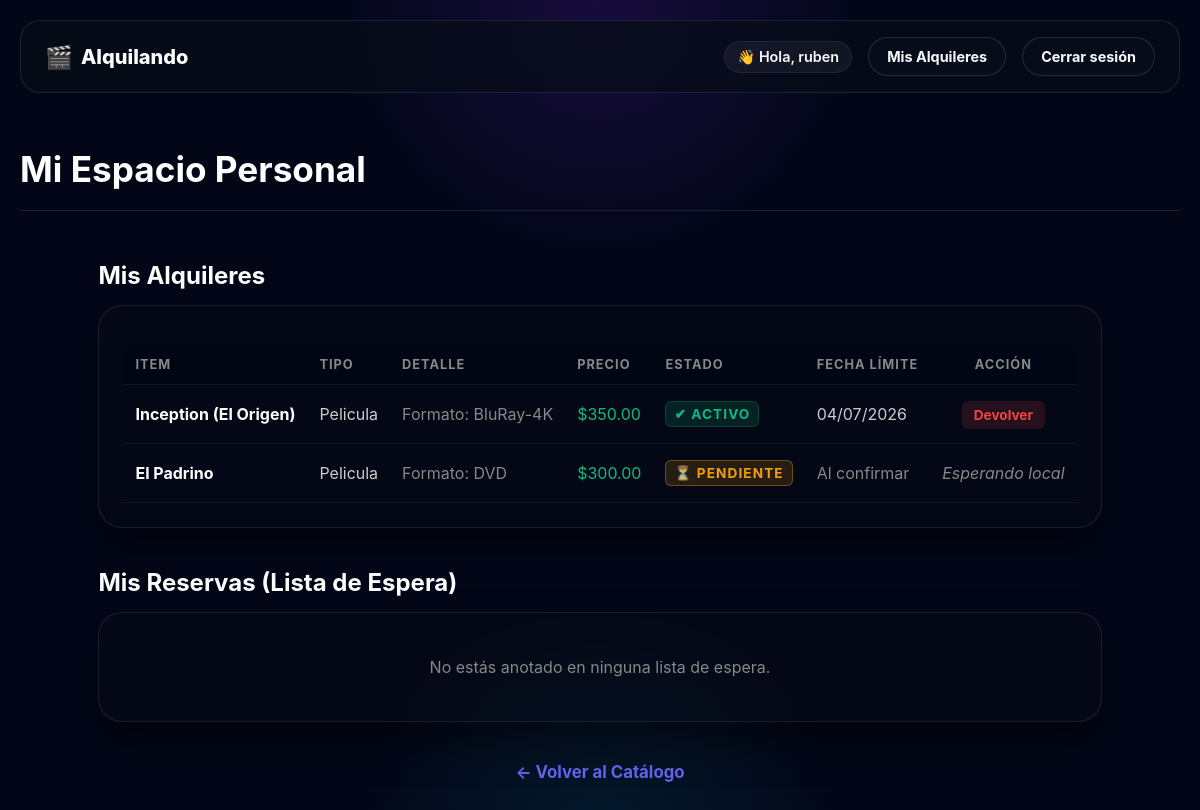
The page /mis-alquileres (signed in) on the database its author committed.
### app.py (models this page shows, shortened)
class Usuario(db.Model):
    __tablename__ = 'usuarios'
    id = db.Column(db.Integer, primary_key=True)
    nombre = db.Column(db.String(100), nullable=False)
    email = db.Column(db.String(100), unique=True, nullable=False)
    password = db.Column(db.String(100), nullable=False)
    rol = db.Column(db.String(20), default='cliente')
    bloqueado = db.Column(db.Boolean, default=False)
    activo = db.Column(db.Boolean, default=False)
    mis_alquileres = db.relationship('Alquiler', backref='usuario', lazy=True, cascade='all, delete-orphan')
    reservas_solicitadas = db.relationship('ProductoAlquiler', secondary=lista_espera, backref=db.backref('en_espera', lazy=True))
    @classmethod
    def buscar_por_id(cls, usuario_id):
        return cls.query.get(usuario_id)

class Alquiler(db.Model):
    __tablename__ = 'alquileres_activos'
    id = db.Column(db.Integer, primary_key=True)
    usuario_id = db.Column(db.Integer, db.ForeignKey('usuarios.id'), nullable=False)
    producto_id = db.Column(db.Integer, db.ForeignKey('productos_alquiler.id'), nullable=False)
    estado = db.Column(db.String(30), default='pendiente')  # pendiente, activo, dev_pendiente
    fecha_alquiler = db.Column(db.DateTime, nullable=True)
    fecha_vencimiento = db.Column(db.DateTime, nullable=True)
    def esta_vencido(self):
        if self.fecha_vencimiento and datetime.now() > self.fecha_vencimiento:
            return True
        return False

class ProductoAlquiler(db.Model):
    __tablename__ = 'productos_alquiler'
    id = db.Column(db.Integer, primary_key=True)
    titulo = db.Column(db.String(100), nullable=False)
    genero = db.Column(db.String(50), nullable=True)
    alquilado = db.Column(db.Boolean, default=False)
    precio_alquiler = db.Column(db.Float, nullable=False)
    stock = db.Column(db.Integer, default=1)
    imagen = db.Column(db.String(100), default='default.jpg')
    contador_alquileres = db.Column(db.Integer, default=0)
    tipo_producto = db.Column(db.String(50))
    alquileres_activos = db.relationship('Alquiler', backref='producto', lazy=True, cascade='all, delete-orphan')
    __mapper_args__ = {
        'polymorphic_on': tipo_producto,
        'polymorphic_identity': 'producto_generico'
    }

class Pelicula(ProductoAlquiler):
    formato = db.Column(db.String(50), nullable=True)
    __mapper_args__ = {'polymorphic_identity': 'pelicula'}
    def obtener_especifico(self):
        return f"Formato: {self.formato}" if self.formato else "Sin formato"

### app.py (the view)
@app.route('/mis-alquileres')
def mis_alquileres():
    if 'usuario_id' not in session:
        return redirect(url_for('login'))
    usuario_actual = Usuario.buscar_por_id(session['usuario_id'])
    alquileres = Alquiler.query.filter_by(usuario_id=usuario_actual.id).filter(
        Alquiler.estado.in_(['pendiente', 'activo', 'dev_pendiente'])
    ).all()
    return render_template('mis_alquileres.html',
                           alquileres=alquileres,
                           reservas=usuario_actual.reservas_solicitadas)

### templates/mis_alquileres.html (shortened to what this page needs)
{% extends 'base.html' %}
{% block content %}
<section class="pantalla-principal" style="padding: 20px 0; border-bottom: 1px solid var(--border, #333); margin-bottom: 30px;">
    <h1 style="font-size: 2.2rem; color: #fff; margin: 10px 0 0 0;">Mi Espacio Personal</h1>
</section>
<main class="catalogo" style="max-width: 1100px; margin: 0 auto; padding: 0 20px;">
    <h2 class="subtitulo-seccion" style="font-size: 1.5rem; margin-bottom: 15px; color: #fff;">Mis Alquileres</h2>
    <div class="auth-container" style="max-width: 100%; padding: 24px; margin-bottom: 40px;">
        {% if alquileres %}
            <table class="tabla-panel tabla-cliente" style="width: 100%; border-collapse: collapse; text-align: left;">
                <thead>
                    <tr style="border-bottom: 1px solid #333;">
                        <th style="padding: 12px; color: #888;">Item</th>
                        <th style="padding: 12px; color: #888;">Tipo</th>
                        <th style="padding: 12px; color: #888;">Detalle</th>
                        <th style="padding: 12px; color: #888;">Precio</th>
                        <th style="padding: 12px; color: #888;">Estado</th>
                        <th style="padding: 12px; color: #888;">Fecha Límite</th>
                        <th style="padding: 12px; color: #888; text-align: center;">Acción</th>
                    </tr>
                </thead>
                <tbody>
                    {% for a in alquileres %}
                        {% set vencido = a.esta_vencido() %}
                        <tr {% if vencido %}style="background: rgba(255,68,68,0.04);"{% endif %} style="border-bottom: 1px solid rgba(255,255,255,0.05);">
                            <td style="padding: 16px 12px; font-weight: bold; color: #fff;">{{ a.producto.titulo }}</td>
                            <td class="texto-claro" style="padding: 16px 12px; text-transform: capitalize; color: #ccc;">{{ a.producto.tipo_producto }}</td>
                            <td class="texto-gris" style="padding: 16px 12px; color: #888;">{{ a.producto.obtener_especifico() }}</td>
                            <td class="texto-verde" style="padding: 16px 12px; color: #10b981;">${{ "%.2f"|format(a.producto.precio_alquiler) }}</td>
                            <td style="padding: 16px 12px;">
                                {% if a.estado == 'pendiente' %}
                                    <span class="badge pendiente" style="background: rgba(245,158,11,0.15); color: #f59e0b; padding: 4px 8px; border-radius: 6px; font-size: 0.85rem;">⏳ Pendiente</span>
                                {% elif a.estado == 'activo' and vencido %}
                                    <span class="badge vencido" style="background: rgba(239,68,68,0.15); color: #ef4444; padding: 4px 8px; border-radius: 6px; font-size: 0.85rem;">⚠️ Vencido</span>
                                {% elif a.estado == 'activo' %}
                                    <span class="badge alquiler-ok" style="background: rgba(16,185,129,0.15); color: #10b981; padding: 4px 8px; border-radius: 6px; font-size: 0.85rem;">✔ Activo</span>
                                {% elif a.estado == 'dev_pendiente' %}
                                    <span class="badge dev-pendiente" style="background: rgba(59,130,246,0.15); color: #3b82f6; padding: 4px 8px; border-radius: 6px; font-size: 0.85rem;">📦 En proceso</span>
                                {% endif %}
                            </td>
                            <td style="padding: 16px 12px;">
                                {% if a.estado == 'pendiente' %}
                                    <span class="texto-gris" style="color: #888;">Al confirmar</span>
                                {% elif a.fecha_vencimiento %}
                                    <span style="color: {% if vencido %} #ef4444 {% else %} #ccc {% endif %};">
                                        {{ a.fecha_vencimiento.strftime('%d/%m/%Y') }}
                                    </span>
                                {% else %}
                                    <span class="texto-gris" style="color: #888;">—</span>
                                {% endif %}
                            </td>
                            <td style="padding: 16px 12px; text-align: center;">
                                {% if a.estado == 'pendiente' %}
                                    <span class="texto-gris" style="font-style: italic; color: #888;">Esperando local</span>
                                {% elif a.estado == 'activo' %}
                                    <a href="{{ url_for('devolver_item', alquiler_id=a.id) }}"
                                       onclick="return confirm('¿Confirmás que ya devolviste \'{{ a.producto.titulo }}\'? El local verificará la recepción.');"
                                       style="background: rgba(239,68,68,0.15); color: #ef4444; padding: 6px 12px; border-radius: 6px; text-decoration: none; font-size: 0.85rem; font-weight: bold;">
                                        Devolver
                                    </a>
                                {% elif a.estado == 'dev_pendiente' %}
                                    <span style="font-style: italic; color: #3b82f6; font-size: 0.85rem;">Verificando...</span>
                                {% endif %}
                            </td>
                        </tr>
                    {% endfor %}
                </tbody>
            </table>
        {% else %}
            <p class="texto-vacio" style="color: #888; text-align: center; padding: 20px 0; margin: 0;">No tenés ningún alquiler activo en este momento.</p>
        {% endif %}
    </div>
    <h2 class="subtitulo-seccion" style="font-size: 1.5rem; margin-bottom: 15px; color: #fff;">Mis Reservas (Lista de Espera)</h2>
    <div class="auth-container" style="max-width: 100%; padding: 24px; margin-bottom: 40px;">
        {% if reservas %}
            <table class="tabla-panel tabla-cliente" style="width: 100%; border-collapse: collapse; text-align: left;">
                <thead>
                    <tr style="border-bottom: 1px solid #333;">
                        <th style="padding: 12px; color: #888;">Item</th>
                        <th style="padding: 12px; color: #888;">Tipo</th>
                        <th style="padding: 12px; color: #888;">Detalle</th>
                        <th style="padding: 12px; color: #888; text-align: center;">Acción</th>
                    </tr>
                </thead>
                <tbody>
                    {% for r in reservas %}
                        <tr style="border-bottom: 1px solid rgba(255,255,255,0.05);">
                            <td style="padding: 16px 12px; font-weight: bold; color: #fff;">{{ r.titulo }}</td>
                            <td class="texto-claro" style="padding: 16px 12px; text-transform: capitalize; color: #ccc;">{{ r.tipo_producto }}</td>
                            <td class="texto-gris" style="padding: 16px 12px; color: #888;">{{ r.obtener_especifico() }}</td>
                            <td style="padding: 16px 12px; text-align: center;">
                                <a href="{{ url_for('cancelar_reserva', prod_id=r.id) }}"
                                   style="background: rgba(245,158,11,0.15); color: #f59e0b; padding: 6px 12px; border-radius: 6px; text-decoration: none; font-size: 0.85rem; font-weight: bold;">
                                    Cancelar
                                </a>
                            </td>
                        </tr>
                    {% endfor %}
                </tbody>
            </table>
        {% else %}
            <p class="texto-vacio" style="color: #888; text-align: center; padding: 20px 0; margin: 0;">No estás anotado en ninguna lista de espera.</p>
        {% endif %}
    </div>
    <div style="text-align: center; margin-bottom: 50px;">
        <a href="{{ url_for('inicio') }}" style="color: #6366f1; text-decoration: none; font-weight: bold; font-size: 1.05rem;">← Volver al Catálogo</a>
</main>
{% endblock %}

### templates/base.html (shortened to what this page needs)
<!DOCTYPE html>
<html lang="es">
<head>
    <link rel="stylesheet" href="{{ url_for('static', filename='estilos.css') }}">
    <link rel="stylesheet" href="https://cdnjs.cloudflare.com/ajax/libs/font-awesome/6.0.0/css/all.min.css">
</head>
<body class="page-body">
    <div class="page-shell">
        <header class="site-header">
            <a class="brand" href="{{ url_for('inicio') }}">
                <span class="brand-mark">🎬</span>
                <span class="brand-text">Alquilando</span>
            </a>
            <div class="auth-actions">
                {% if session.get('usuario_nombre') %}
                    <div class="user-pill">👋 Hola, {{ session['usuario_nombre'] }}</div>
                    <a class="btn btn-secondary" href="{{ url_for('mis_alquileres') }}">Mis Alquileres</a>
                    <a class="btn btn-secondary" href="{{ url_for('logout') }}">Cerrar sesión</a>
                {% else %}
                    <a class="btn btn-secondary" href="{{ url_for('login') }}">Iniciar sesión</a>
                    <a class="btn btn-primary" href="{{ url_for('registro') }}">Registrarse</a>
                {% endif %}
            </div>
        </header>
        <main class="main-content">
            {% block content %}{% endblock %}
        </main>
    </div>
</body>
</html>

### static/estilos.css (style rules this page uses)
* { box-sizing: border-box; }
:root { --bg-main: #020617; --bg-soft: rgba(8, 15, 29, 0.78); --panel: rgba(7, 12, 24, 0.7); --panel-strong: rgba(7, 12, 24, 0.9); --border: rgba(148, 163, 184, 0.16); --border-soft: rgba(148, 163, 184, 0.1); --text-main: #f8fafc; --text-muted: #a5b4d1; --accent: #8b5cf6; --accent-strong: #6d28d9; --accent-soft: rgba(139, 92, 246, 0.22); --success: #22c55e; --warning: #fbbf24; --danger: #fb7185; --shadow: 0 24px 80px rgba(0, 0, 0, 0.38); }
body { margin: 0; min-height: 100vh; font-family: Inter, system-ui, -apple-system, BlinkMacSystemFont, "Segoe UI", sans-serif; color: var(--text-main); background: radial-gradient(circle at top, rgba(91, 33, 182, 0.24), transparent 26%), radial-gradient(circle at bottom, rgba(14, 116, 144, 0.18), transparent 24%), var(--bg-main); }
body, h1, h2, h3, p { margin: 0; }
a { color: var(--text-main); text-decoration: none; transition: opacity 0.2s; }
.page-shell { max-width: 1280px; margin: 0 auto; padding: 20px; }
.main-content { display: flex; flex-direction: column; gap: 20px; }
.btn { display: inline-flex; align-items: center; justify-content: center; padding: 10px 18px; border-radius: 999px; border: 1px solid transparent; font-weight: 700; cursor: pointer; text-decoration: none; font-size: 0.9rem; transition: transform 0.2s ease, box-shadow 0.2s ease, border-color 0.2s ease; }
.btn-secondary { background: rgba(8, 15, 29, 0.72); color: var(--text-main); border-color: rgba(148, 163, 184, 0.2); }
.tabla-panel { width: 100%; border-collapse: collapse; margin-top: 15px; color: var(--text-main); }
.tabla-panel th, .tabla-panel td { padding: 12px; text-align: left; border-bottom: 1px solid var(--border-soft); vertical-align: middle; }
.tabla-panel th { background: rgba(2, 6, 23, 0.85); color: var(--text-muted); font-weight: bold; font-size: 0.8rem; text-transform: uppercase; letter-spacing: 1px; }
.tabla-cliente th, .tabla-cliente td { padding: 15px 10px; }
.badge { display: inline-flex; align-items: center; padding: 4px 10px; border-radius: 999px; font-size: 0.68rem; font-weight: bold; text-transform: uppercase; letter-spacing: 0.08em; }
.badge.pendiente { background: rgba(251, 191, 36, 0.15); color: var(--warning); border: 1px solid rgba(251, 191, 36, 0.3); }
.badge.alquiler-ok { background: rgba(34, 197, 94, 0.15); color: var(--success); border: 1px solid rgba(34, 197, 94, 0.2); }
.site-header { display: flex; justify-content: space-between; align-items: center; padding: 16px 24px; background: rgba(7, 12, 24, 0.75); border: 1px solid var(--border); border-radius: 20px; backdrop-filter: blur(12px); margin-bottom: 20px; }
.brand { display: flex; align-items: center; gap: 8px; font-size: 1.25rem; font-weight: 800; color: #fff; }
.brand-mark { font-size: 1.4rem; }
.auth-actions { display: flex; align-items: center; gap: 16px; }
.user-pill { font-size: 0.9rem; color: var(--text-main); font-weight: 600; background: rgba(248, 250, 252, 0.05); padding: 6px 12px; border-radius: 999px; border: 1px solid var(--border-soft); }
.auth-container { background: rgba(7, 12, 24, 0.45); border: 1px solid var(--border, #333); border-radius: 24px; padding: 50px 40px; width: 100%; max-width: 520px; backdrop-filter: blur(8px); box-shadow: 0 20px 40px rgba(0, 0, 0, 0.4); }

### rows shown on the page
Usuario: usuario_nombre "ruben"
Alquiler: producto.titulo "Inception (El Origen)", producto.tipo_producto "Pelicula", producto.obtener_especifico "Formato: BluRay-4K", estado "✔ ACTIVO", fecha_vencimiento "04/07/2026"
Pelicula: producto.precio_alquiler "350.00"
Alquiler: producto.titulo "El Padrino", producto.tipo_producto "Pelicula", producto.obtener_especifico "Formato: DVD", estado "⏳ PENDIENTE"
Pelicula: producto.precio_alquiler "300.00"
